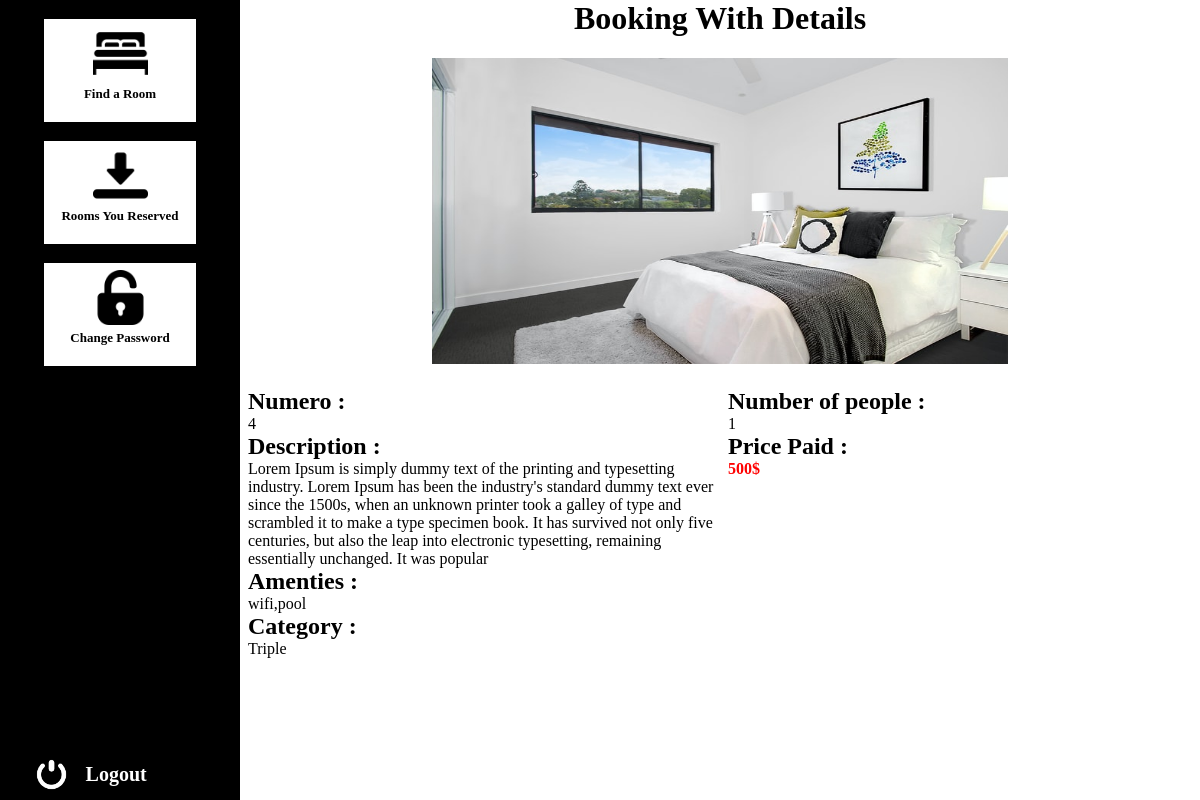
Page /user/pages/reservation_details.php?reservation=76 (signed in) on the committed database.
### tables this page shows
CREATE TABLE `reservation` (
  `idR` int(11) NOT NULL,
  `idC` int(11) DEFAULT NULL,
  `Nperson` int(11) NOT NULL,
  `numero` int(11) DEFAULT NULL,
  `prix` float DEFAULT NULL,
  `paystatus` int(11) NOT NULL,
  `check_in_date` date NOT NULL,
  `check_out_date` date NOT NULL
);

CREATE TABLE `chambre` (
  `numero` int(11) NOT NULL,
  `image` text DEFAULT NULL,
  `description` longtext DEFAULT NULL,
  `idcat` int(11) DEFAULT NULL,
  `amenties` text DEFAULT NULL,
  `prix` float DEFAULT NULL,
  `status` int(11) DEFAULT NULL
);

CREATE TABLE `categorie` (
  `idcat` int(11) NOT NULL,
  `intitule` text NOT NULL,
  `description` text NOT NULL
);

### user/pages/reservation_details.php (the view, shortened to what this page needs)
<?php
    if(!isset($_SESSION['idC'])){
        header('location:login.php');
    }else{
        if(!isset($_GET['reservation'])){
            header("location:viewbooking.php");
        }else{
            $idC = $_SESSION['idC'];
            $idr = $_GET['reservation'];
                include("connect.php");
                $query = "SELECT reservation.*,Chambre.*,Categorie.intitule FROM reservation,Chambre,Categorie WHERE Chambre.idcat = Categorie.idcat AND reservation.numero = chambre.numero AND reservation.idR = $idr AND reservation.idC = $idC;";
                $res = mysqli_query($con,$query);
                $data = mysqli_fetch_all($res,MYSQLI_ASSOC);
        }
    }
?>
<!DOCTYPE html>
<html lang="en">
<head>
    <link rel="stylesheet" href="../css/rooms.css"/>
</head>
<body>
    <main class="main">
        <div class="left">
           <div class="menu" onclick="window.location = 'rooms.php'">
                 <img src="../images/bed.png" class="icon"/>
                 <p>Find a Room</p>
            </div>
            <div class="menu" onclick="window.location = 'viewbooking.php'">
                 <img src="../images/saved.png" class="icon"/>
                 <p>Rooms You Reserved</p>
            </div>
            <div class="menu" onclick="window.location = 'password.php'">
                 <img src="../images/password.png" class="icon"/>
                 <p>Change Password</p>
            </div>
            <div class="logout" onclick="window.location = 'details.php?out=1';">
                 <img src="../images/logout.png" class="out"/>
                 <p>Logout</p>
            </div>
        </div>
        <div class="right">
            <h1>Booking With Details</h1>
            <img class="cover" src="<?php echo "../../admin/".$data[0]['image'] ?>"/>
            <div class="details">
                 <div class="dleft">
                     <h2>Numero :</h2>
                     <div id="numero"><?php echo $data[0]['numero'] ?></div>
                     <h2>Description :</h2>
                     <div id="description"><?php echo $data[0]['description'] ?></div>
                     <h2>Amenties :</h2>
                     <div id="amenties"><?php echo $data[0]['amenties'] ?></div>
                     <h2>Category :</h2>
                     <div id="cat"><?php echo $data[0]['intitule'] ?></div>
                 </div>
                 <div class="dright" >
                     <h2>Number of people :</h2>
                     <div ><?php echo $data[0]['Nperson'] ?></div>
                     <h2>Price Paid :</h2>
                     <div id="pnp" style="color:red; font-weight:bold;"><?php echo $data[0]['prix']  ?>$</div>
                 </div>
            </div>
        </div>
    </main>
</body>
</html>

### user/css/rooms.css (style rules this page uses)
@media screen and  (min-width:800px) { * { padding: 0; margin: 0; } }
@media screen and  (min-width:800px) { .main { width: 100%; height: 100vh; display: flex; background-color: white; } }
@media screen and  (min-width:800px) { .left { width: 20%; height: 100vh; background-color: black; position: fixed; } }
@media screen and  (min-width:800px) { .right { width: 80%; height: auto; background-color: white; margin-left: 20%; text-align: center; } }
@media screen and  (min-width:800px) { .menu { width: 59%; background-color: white; height: 96px; margin-left: auto; margin-right: auto; cursor: pointer; text-align: center; font-size: 13px; font-weight: bold; margin-top: 19px; padding-top: 7px; padding-left: 5px; padding-right: 5px; font-family: cursive; } }
@media screen and  (min-width:800px) { .icon { width:55px; margin-left: auto; margin-right: auto; display:block; margin-bottom: 5px; } }
@media screen and  (min-width:800px) { .logout { display: flex; text-align: center; font-size: 20px; margin-left: 14%; font-weight: bold; color: white; font-family: cursive; margin-top: 132px; cursor: pointer; position: absolute; bottom: 8px; } }
@media screen and  (min-width:800px) { .out { width: 35px; height: auto; } }
@media screen and  (min-width:800px) { .logout p { margin-left: 17px; margin-top: auto; margin-bottom: auto; } }
@media screen and  (min-width:800px) { .right h1 { font-family: cursive; text-align: center; } }
@media screen and  (min-width:800px) { .cover { width: 60%; height: 306px; margin-top: 21px; margin-bottom: 20px; } }
@media screen and  (min-width:800px) { .details { width: 100%; height: auto; display: flex; text-align: left; font-family: cursive; } }
@media screen and  (min-width:800px) { .dleft { width: 50%; padding-left: 8px; margin-bottom: 60px; } }
@media screen and  (min-width:800px) { .dright { width: 50%; padding-left: 8px; } }

### rows in the picture
reservation: numero.image (picture), numero.numero "4", numero.description "Lorem Ipsum is simply dummy text of the printing and typesetting industry. Lorem Ipsum has been the industry's standard dummy text ever since the 1500s, when an unknown printer took a galley of type and scrambled it to make a type specimen book. It has survived not only five centuries, but also the leap into electronic typesetting, remaining essentially unchanged. It was popular", numero.amenties "wifi,pool", categorie.intitule "Triple", Nperson "1", numero.prix "500"
